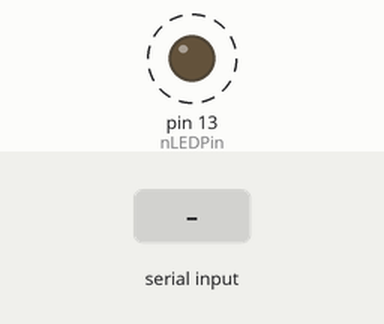
This sketch was run on a simulated Arduino Uno, built with avr-gcc and run on an emulated ATmega328P. Shown: output pins drawn as LEDs (lit = HIGH). Dashed ring = blinking. Inputs (shaded band) come from the test bench. What the sketch prints to the serial monitor is not drawn.

Above: at 1.2 s.
1.3 s: "90,45\n" received over Serial
Timing chart, 0 to 10.3 s (numbered marks = the images above; inputs shaded):
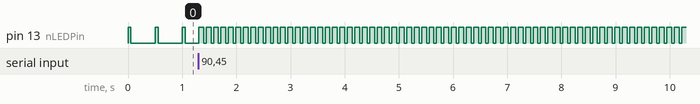

Measured:
- after the input at 1.3 s, pin 13 (nLEDPin): alternates HIGH for 0.09 s and LOW for 0.05 s, starting at once
- by itself, pin 13 (nLEDPin): alternates HIGH for 0.05 s and LOW for 0.45 s

The sketch:

sketch_02_blink.ino
```cpp
const int nLEDPin = 13;

// Adjustable values
int nOnTimeMS = 50;
int nOffTimeMS = 450;
int nLEDState = HIGH;
long lPrevMills = 0;

void setup() {
  // put your setup code here, to run once:
  Serial.begin(9600);
  pinMode(nLEDPin, OUTPUT);
}

void loop() {
  // put your main code here, to run repeatedly:
  unsigned long lCurMills = millis();

  if (nLEDState == HIGH && lCurMills - lPrevMills > nOnTimeMS)
  {
    nLEDState = LOW;
    lPrevMills = lCurMills;
  }
  else if (nLEDState == LOW && lCurMills - lPrevMills > nOffTimeMS)
  {
    nLEDState = HIGH;
    lPrevMills = lCurMills;
  }

  digitalWrite(nLEDPin, nLEDState);

  while (Serial.available() > 0)
  {
    int nNewOnTime = Serial.parseInt();
    int nNewOffTime = Serial.parseInt();

    if (Serial.read() == '\n')
    {
      nOnTimeMS = constrain(nNewOnTime, 25, 5000);
      nOffTimeMS = constrain(nNewOffTime, 25, 5000);

      Serial.println("Set values:");
      Serial.println(nOnTimeMS);
      Serial.println(nOffTimeMS);
    }
  }
}
```
